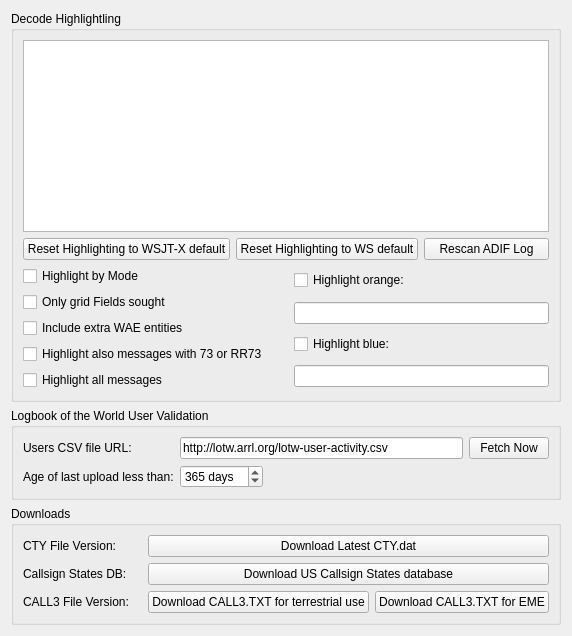
         <widget class="QWidget" name="colors_tab">
          <attribute name="title">
           <string>Colors</string>
          </attribute>
          <layout class="QVBoxLayout" name="verticalLayout_7">
           <item>
            <widget class="QGroupBox" name="groupBox_12">
             <property name="sizePolicy">
              <sizepolicy hsizetype="Preferred" vsizetype="Preferred">
               <horstretch>0</horstretch>
               <verstretch>7</verstretch>
              </sizepolicy>
             </property>
             <property name="title">
              <string>Decode Highlightling</string>
             </property>
             <layout class="QGridLayout" name="gridLayout_5">
              <item row="1" column="0" colspan="2">
               <layout class="QHBoxLayout" name="horizontalLayout_20">
                <item>
                 <widget class="QPushButton" name="reset_highlighting_to_defaults_push_button">
                  <property name="toolTip">
                   <string>&lt;html&gt;&lt;head/&gt;&lt;body&gt;&lt;p&gt;Push to reset all highlight items above to default values and priorities.&lt;/p&gt;&lt;/body&gt;&lt;/html&gt;</string>
                  </property>
                  <property name="text">
                   <string>Reset Highlighting to WSJT-X default</string>
                  </property>
                 </widget>
                </item>
                <item>
                 <widget class="QPushButton" name="reset_highlighting_to_defaults2_push_button">
                  <property name="text">
                   <string>Reset Highlighting to WS default</string>
                  </property>
                 </widget>
                </item>
                <item>
                 <widget class="QPushButton" name="rescan_log_push_button">
                  <property name="toolTip">
                   <string>&lt;html&gt;&lt;head/&gt;&lt;body&gt;&lt;p&gt;Click to scan the wsjtx_log.adi ADIF file again for worked before information&lt;/p&gt;&lt;/body&gt;&lt;/html&gt;</string>
                  </property>
                  <property name="text">
                   <string>Rescan ADIF Log</string>
                  </property>
                 </widget>
                </item>
               </layout>
              </item>
              <item row="0" column="0" colspan="2">
               <widget class="DecodeHighlightingListView" name="highlighting_list_view">
                <property name="sizePolicy">
                 <sizepolicy hsizetype="Expanding" vsizetype="Preferred">
                  <horstretch>0</horstretch>
                  <verstretch>0</verstretch>
                 </sizepolicy>
                </property>
                <property name="contextMenuPolicy">
                 <enum>Qt::ActionsContextMenu</enum>
                </property>
                <property name="acceptDrops">
                 <bool>true</bool>
                </property>
                <property name="toolTip">
                 <string>&lt;html&gt;&lt;head/&gt;&lt;body&gt;&lt;p&gt;Enable or disable using the check boxes and right-click an item to change or unset the foreground color, background color, or reset the item to default values. Drag and drop the items to change their priority, higher in the list is higher in priority.&lt;/p&gt;&lt;p&gt;Note that each foreground or background color may be either set or unset, unset means that it is not allocated for that item's type and lower priority items may apply.&lt;/p&gt;&lt;/body&gt;&lt;/html&gt;</string>
                </property>
                <property name="editTriggers">
                 <set>QAbstractItemView::NoEditTriggers</set>
                </property>
                <property name="dragEnabled">
                 <bool>true</bool>
                </property>
                <property name="dragDropMode">
                 <enum>QAbstractItemView::InternalMove</enum>
                </property>
                <property name="defaultDropAction">
                 <enum>Qt::MoveAction</enum>
                </property>
                <property name="selectionMode">
                 <enum>QAbstractItemView::SingleSelection</enum>
                </property>
                <property name="resizeMode">
                 <enum>QListView::Adjust</enum>
                </property>
               </widget>
              </item>
              <item row="3" column="0" colspan="2">
               <layout class="QGridLayout" name="gridLayout_23">
                <item row="0" column="2">
                 <spacer name="horizontalSpacer_5">
                  <property name="orientation">
                   <enum>Qt::Horizontal</enum>
                  </property>
                  <property name="sizeType">
                   <enum>QSizePolicy::Fixed</enum>
                  </property>
                  <property name="sizeHint" stdset="0">
                   <size>
                    <width>20</width>
                    <height>20</height>
                   </size>
                  </property>
                 </spacer>
                </item>
                <item row="0" column="3">
                 <widget class="QCheckBox" name="highlight_orange_check_box">
                  <property name="toolTip">
                   <string>&lt;html&gt;&lt;head/&gt;&lt;body&gt;&lt;p&gt;Highlight callsigns or grids or prefixes with orange background color. Callsigns and grids must be separated by a comma, and there must be a comma after each callsign. Prefixes require a semicolon before and after them. Wildcards (*) are only allowed after single-digit prefixes. To exclude 2-or 3-digit prefixes, place an exclamation mark before and after them (e.g., ;K*;!KH6!KL!KP!).&lt;/p&gt;&lt;/body&gt;&lt;/html&gt;</string>
                  </property>
                  <property name="text">
                   <string>Highlight orange:</string>
                  </property>
                 </widget>
                </item>
                <item row="0" column="1" rowspan="4">
                 <layout class="QVBoxLayout" name="highlight_verticalLayout">
                  <item>
                   <widget class="QCheckBox" name="highlight_by_mode_check_box">
                    <property name="toolTip">
                     <string>&lt;html&gt;&lt;head/&gt;&lt;body&gt;&lt;p&gt;Check to indicate new DXCC entities, grid squares, and callsigns per mode.&lt;/p&gt;&lt;/body&gt;&lt;/html&gt;</string>
                    </property>
                    <property name="text">
                     <string>Highlight by Mode</string>
                    </property>
                   </widget>
                  </item>
                  <item>
                   <widget class="QCheckBox" name="only_fields_check_box">
                    <property name="toolTip">
                     <string>Check to for grid highlighting to only apply to unworked grid fields</string>
                    </property>
                    <property name="text">
                     <string>Only grid Fields sought</string>
                    </property>
                   </widget>
                  </item>
                  <item>
                   <widget class="QCheckBox" name="include_WAE_check_box">
                    <property name="text">
                     <string>Include extra WAE entities</string>
                    </property>
                   </widget>
                  </item>
                  <item>
                   <widget class="QCheckBox" name="highlight_73_check_box">
                    <property name="text">
                     <string>Highlight also messages with 73 or RR73</string>
                    </property>
                   </widget>
                  </item>
                  <item>
                   <widget class="QCheckBox" name="highlight_all_check_box">
                    <property name="text">
                     <string>Highlight all messages</string>
                    </property>
                   </widget>
                  </item>
                 </layout>
                </item>
                <item row="1" column="3">
                 <widget class="QLineEdit" name="highlight_orange_callsigns">
                  <property name="toolTip">
                   <string>&lt;html&gt;&lt;head/&gt;&lt;body&gt;&lt;p&gt;Highlight callsigns or grids or prefixes with orange background color. Callsigns and grids must be separated by a comma, and there must be a comma after each callsign. Prefixes require a semicolon before and after them. Wildcards (*) are only allowed after single-digit prefixes. To exclude 2-or 3-digit prefixes, place an exclamation mark before and after them (e.g., ;K*;!KH6!KL!KP!).&lt;/p&gt;&lt;/body&gt;&lt;/html&gt;</string>
                  </property>
                 </widget>
                </item>
                <item row="2" column="3">
                 <widget class="QCheckBox" name="highlight_blue_check_box">
                  <property name="toolTip">
                   <string>&lt;html&gt;&lt;head/&gt;&lt;body&gt;&lt;p&gt;Highlight callsigns or grids or prefixes with blue background color. Callsigns and grids must be separated by a comma, and there must be a comma after each callsign. Prefixes require a semicolon before and after them. Wildcards (*) are only allowed after single-digit prefixes. To exclude 2-or 3-digit prefixes, place an exclamation mark before and after them (e.g., ;K*;!KH6!KL!KP!).&lt;/p&gt;&lt;/body&gt;&lt;/html&gt;</string>
                  </property>
                  <property name="text">
                   <string>Highlight blue:</string>
                  </property>
                 </widget>
                </item>
                <item row="3" column="3">
                 <widget class="QLineEdit" name="highlight_blue_callsigns">
                  <property name="toolTip">
                   <string>&lt;html&gt;&lt;head/&gt;&lt;body&gt;&lt;p&gt;Highlight callsigns or grids or prefixes with blue background color. Callsigns and grids must be separated by a comma, and there must be a comma after each callsign. Prefixes require a semicolon before and after them. Wildcards (*) are only allowed after single-digit prefixes. To exclude 2-or 3-digit prefixes, place an exclamation mark before and after them (e.g., ;K*;!KH6!KL!KP!).&lt;/p&gt;&lt;/body&gt;&lt;/html&gt;</string>
                  </property>
                 </widget>
                </item>
               </layout>
              </item>
             </layout>
            </widget>
           </item>
           <item>
            <widget class="QGroupBox" name="groupBox_11">
             <property name="sizePolicy">
              <sizepolicy hsizetype="Preferred" vsizetype="Preferred">
               <horstretch>0</horstretch>
               <verstretch>1</verstretch>
              </sizepolicy>
             </property>
             <property name="toolTip">
              <string>&lt;html&gt;&lt;head/&gt;&lt;body&gt;&lt;p&gt;Controls for Logbook of the World user lookup.&lt;/p&gt;&lt;/body&gt;&lt;/html&gt;</string>
             </property>
             <property name="title">
              <string>Logbook of the World User Validation</string>
             </property>
             <layout class="QFormLayout" name="formLayout_18">
              <item row="1" column="0">
               <widget class="QLabel" name="label_15">
                <property name="text">
                 <string>Users CSV file URL:</string>
                </property>
                <property name="buddy">
                 <cstring>LotW_CSV_URL_line_edit</cstring>
                </property>
               </widget>
              </item>
              <item row="1" column="1">
               <layout class="QHBoxLayout" name="LotW_Layout">
                <item>
                 <widget class="QLineEdit" name="LotW_CSV_URL_line_edit">
                  <property name="toolTip">
                   <string>&lt;html&gt;&lt;head/&gt;&lt;body&gt;&lt;p&gt;URL of the ARRL LotW user's last upload dates and times data file which is used to highlight decodes from stations that are known to upload their log file to LotW.&lt;/p&gt;&lt;/body&gt;&lt;/html&gt;</string>
                  </property>
                  <property name="accessibleName">
                   <string>URL</string>
                  </property>
                  <property name="text">
                   <string>http://lotw.arrl.org/lotw-user-activity.csv</string>
                  </property>
                 </widget>
                </item>
                <item>
                 <widget class="QPushButton" name="LotW_CSV_fetch_push_button">
                  <property name="toolTip">
                   <string>&lt;html&gt;&lt;head/&gt;&lt;body&gt;&lt;p&gt;Push this button to fetch the latest LotW user's upload date and time data file.&lt;/p&gt;&lt;/body&gt;&lt;/html&gt;</string>
                  </property>
                  <property name="text">
                   <string>Fetch Now</string>
                  </property>
                 </widget>
                </item>
               </layout>
              </item>
              <item row="2" column="1">
               <layout class="QHBoxLayout" name="LotW_Layout_2">
                <item>
                 <widget class="QSpinBox" name="LotW_days_since_upload_spin_box">
                  <property name="toolTip">
                   <string>&lt;html&gt;&lt;head/&gt;&lt;body&gt;&lt;p&gt;Adjust this spin box to set the age threshold of LotW user's last upload date that is accepted as a current LotW user.&lt;/p&gt;&lt;/body&gt;&lt;/html&gt;</string>
                  </property>
                  <property name="accessibleName">
                   <string>Days since last upload</string>
                  </property>
                  <property name="suffix">
                   <string> days</string>
                  </property>
                  <property name="minimum">
                   <number>0</number>
                  </property>
                  <property name="maximum">
                   <number>9999</number>
                  </property>
                  <property name="value">
                   <number>365</number>
                  </property>
                 </widget>
                </item>
                <item>
                 <spacer name="horizontalSpacer_2">
                  <property name="orientation">
                   <enum>Qt::Horizontal</enum>
                  </property>
                  <property name="sizeHint" stdset="0">
                   <size>
                    <width>40</width>
                    <height>20</height>
                   </size>
                  </property>
                 </spacer>
                </item>
                <item>
                 <widget class="QLabel" name="LotW_CSV_status_label">
                  <property name="minimumSize">
                   <size>
                    <width>240</width>
                    <height>0</height>
                   </size>
                  </property>
                  <property name="text">
                   <string/>
                  </property>
                 </widget>
                </item>
               </layout>
              </item>
              <item row="2" column="0">
               <widget class="QLabel" name="label_14">
                <property name="text">
                 <string>Age of last upload less than:</string>
                </property>
                <property name="buddy">
                 <cstring>LotW_days_since_upload_spin_box</cstring>
                </property>
               </widget>
              </item>
             </layout>
            </widget>
           </item>
           <item>
            <spacer name="horizontalSpacer_8">
             <property name="orientation">
              <enum>Qt::Horizontal</enum>
             </property>
             <property name="sizeHint" stdset="0">
              <size>
               <width>0</width>
               <height>0</height>
              </size>
             </property>
            </spacer>
           </item>
           <item>
            <widget class="QGroupBox" name="downloads_groupBox">
             <property name="sizePolicy">
              <sizepolicy hsizetype="Preferred" vsizetype="Preferred">
               <horstretch>0</horstretch>
               <verstretch>1</verstretch>
              </sizepolicy>
             </property>
             <property name="title">
              <string>Downloads</string>
             </property>
             <layout class="QGridLayout" name="gridLayout_21">
              <item row="2" column="1">
               <widget class="QPushButton" name="CALL3_download_button">
                <property name="toolTip">
                 <string>Dowload latest CALL3.TXT file.</string>
                </property>
                <property name="text">
                 <string>Download CALL3.TXT for terrestrial use</string>
                </property>
               </widget>
              </item>
              <item row="0" column="0">
               <widget class="QLabel" name="CTY_file_label">
                <property name="text">
                 <string>CTY File Version: </string>
                </property>
               </widget>
              </item>
              <item row="1" column="0">
               <widget class="QLabel" name="callsign_states_label">
                <property name="text">
                 <string>Callsign States DB: </string>
                </property>
               </widget>
              </item>
              <item row="2" column="0">
               <widget class="QLabel" name="CALL3_file_label">
                <property name="text">
                 <string>CALL3 File Version:</string>
                </property>
               </widget>
              </item>
              <item row="2" column="2">
               <widget class="QPushButton" name="CALL3_EME_download_button">
                <property name="toolTip">
                 <string>Dowload latest CALL3.TXT file for EME. This version is suitable for JT65 Deep Search.</string>
                </property>
                <property name="text">
                 <string>Download CALL3.TXT for EME</string>
                </property>
               </widget>
              </item>
              <item row="1" column="1" colspan="2">
               <widget class="QPushButton" name="callsign_states_download_button">
                <property name="text">
                 <string>Download US Callsign States database</string>
                </property>
               </widget>
              </item>
              <item row="0" column="1" colspan="2">
               <widget class="QPushButton" name="CTY_download_button">
                <property name="text">
                 <string>Download Latest CTY.dat</string>
                </property>
               </widget>
              </item>
             </layout>
            </widget>
           </item>
          </layout>
         </widget>
